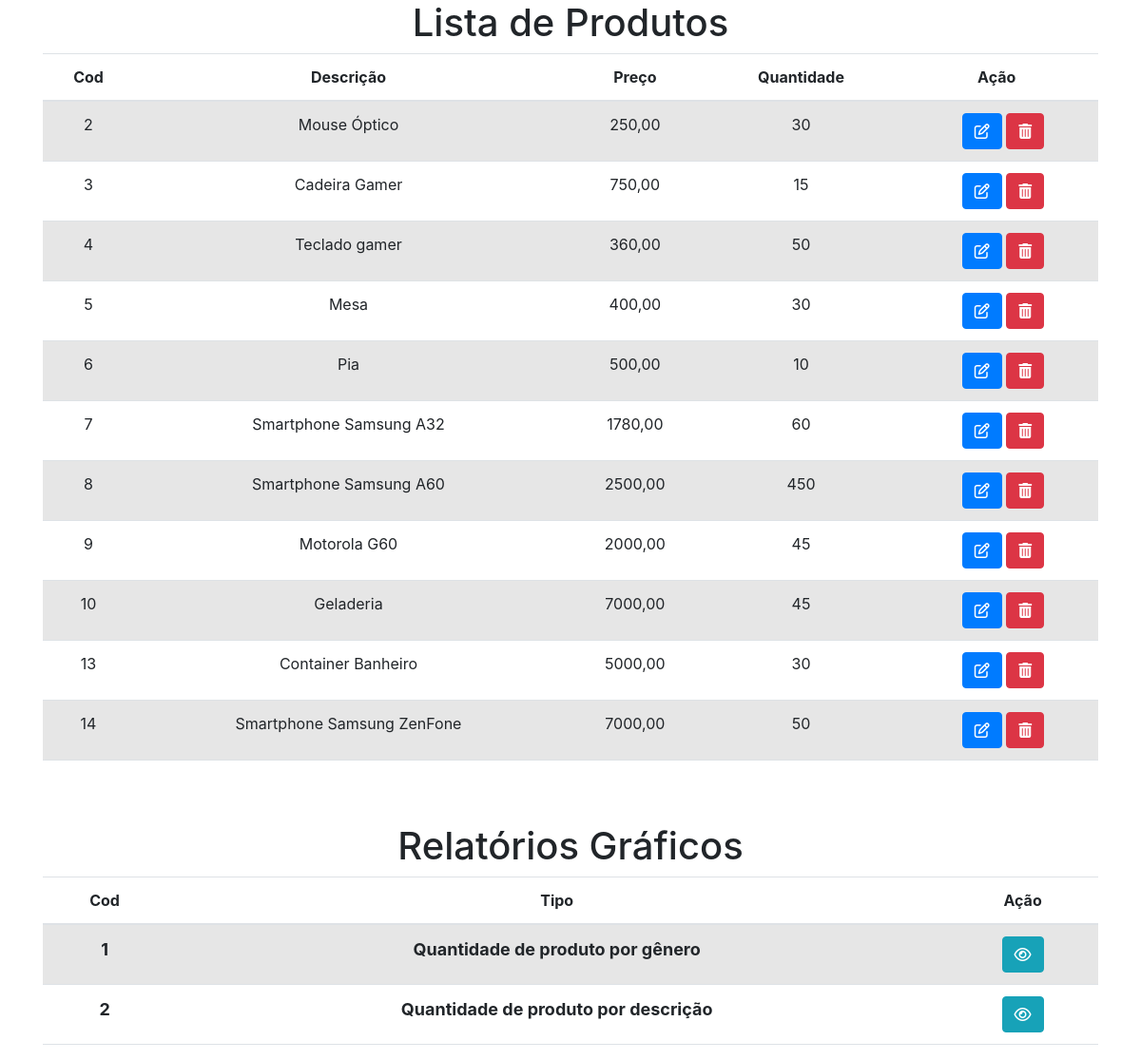
/listar_produtos/, run on an earlier commit of the app's database.
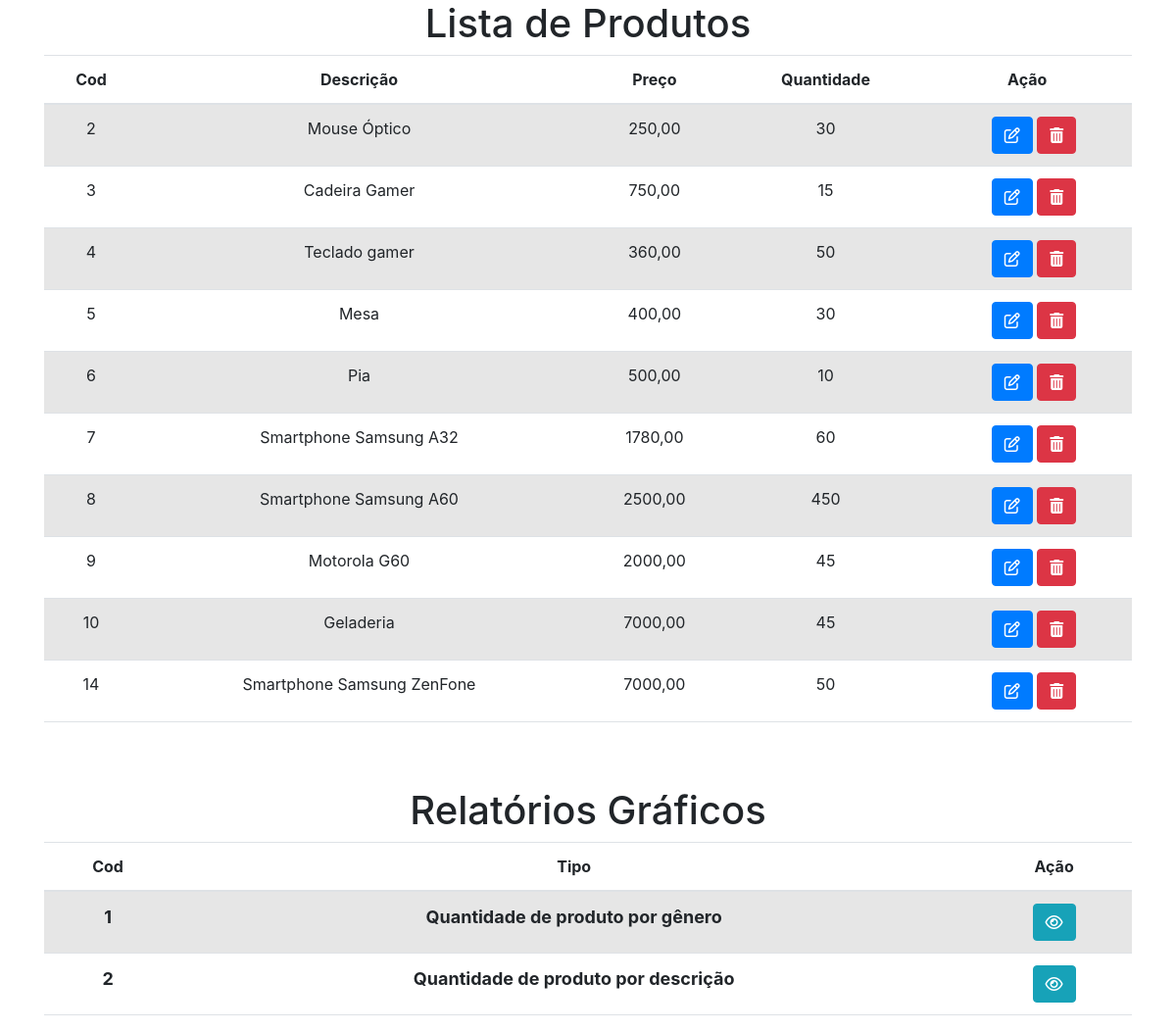
And on a later commit of the database.
### core/models.py (models this page shows, shortened)
class Produto(models.Model):
    descricao = models.CharField(_("Descricao"), max_length=150)
    preco = models.DecimalField(_("Preco"), max_digits=9, decimal_places=2)
    quantidade = models.IntegerField(_("Quantidade"))
    genero = models.ForeignKey(Genero, on_delete=models.CASCADE, verbose_name=_("Genero"))
    class Meta:
        verbose_name = _("Produto")
        verbose_name_plural = _("Produtos")

### core/views.py (the view)
# urls.py: path('listar_produtos/', ListarProdutosView.as_view(), name='listarprod'),
class ListarProdutosView(ListView):
    model = Produto
    template_name = 'listarprodutos.html'
    queryset = Produto.objects.all()
    context_object_name = 'produtos'
    def get_context_data(self, *args, **kwargs):
        context = super().get_context_data(*args, **kwargs)
        context['language'] = translation.get_language()
        return context

### core/templates/listarprodutos.html (shortened to what this page needs)
{% extends "base.html" %}
{% load i18n %}
{% block conteudo %}
    <h1>{% trans 'Lista de Produtos' %}</h1>
    <table class="table table-striped">
        <thead>
        <tr>
            <th>{% trans 'Cod' %}</th>
            <th>{% trans 'Descrição' %}</th>
            <th>{% trans 'Preço' %}</th>
            <th>{% trans 'Quantidade' %}</th>
            <th>{% trans 'Ação' %}</th>
        </tr>
        </thead>
        <tbody>
        {% for p in produtos %}
            <tr>
                <td>{{ p.id }}</td>
                <td>{{ p.descricao }}</td>
                <td>{{ p.preco }}</td>
                <td>{{ p.quantidade }}</td>
                <td>
                    <form action="{% url 'delete_produto' pk=p.id %}" method="post">
                        <a href="{% url 'update_produto' pk=p.id %}" class="btn btn-primary"
                           data-toggle="tooltip"
                           data-placement="bottom" title="{% trans 'Editar' %}"><i class="fa fa-edit"></i></a>
                        <button type="submit" class="btn btn-danger" data-toggle="tooltip"
                                data-placement="bottom" title="{% trans 'Apagar' %}"><i
                                class="fa fa-trash"></i></button>
                    </form>
                </td>
            </tr>
        {% endfor %}
        </tbody>
    </table>
    <div class="text-center">
        <h1 style="padding-top: 50px">{% trans 'Relatórios Gráficos' %}</h1>
        <table class="table table-striped">
            <thead>
            <tr>
                <th>{% trans 'Cod' %}</th>
                <th>{% trans 'Tipo' %}</th>
                <th>{% trans 'Ação' %}</th>
            </tr>
            </thead>
            <tbody>
            <tr>
                <td style="font-weight: bold; font-size: 18px">1</td>
                <td style="font-weight: bold; font-size: 18px">{% trans 'Quantidade de produto por gênero' %}</td>
                <td>
                    <div class="btn-group" role="group" aria-label="Basic example">
                        <a href="{% url 'quantprodgenero' %}"
                           class="btn btn-info" data-toggle="tooltip" data-placement="bottom"
                           title="Visualizar"><i class="fa fa-eye"></i></a>
                    </div>
                </td>
            </tr>
            <tr>
                <td style="font-weight: bold; font-size: 18px">2</td>
                <td style="font-weight: bold; font-size: 18px">{% trans 'Quantidade de produto por descrição' %}</td>
                <td>
                    <div class="btn-group" role="group" aria-label="Basic example">
                        <a href="{% url 'quantprod' %}"
                           class="btn btn-info" data-toggle="tooltip" data-placement="bottom"
                           title="Visualizar"><i class="fa fa-eye"></i></a>
                    </div>
                </td>
            </tr>
            </tbody>
        </table>
    </div>
{% endblock %}

### core/templates/base.html (shortened to what this page needs)
{% load i18n %}
{% load static %}
{% load bootstrap4 %}
<!DOCTYPE html>
<html lang="{{ language }}">
<head>
    <link href="https://cdn.jsdelivr.net/npm/bootstrap@5.2.0-beta1/dist/css/bootstrap.min.css" rel="stylesheet"
>
    {% bootstrap_css %}
</head>
<body>
<div class="container text-center">
    {% block conteudo %} {% endblock %}
</div>
</body>
</html>

What changed in the data, as far as the page shows it:
removed Produto: id "13", descricao "Container Banheiro", preco "5000,00", quantidade "30"
